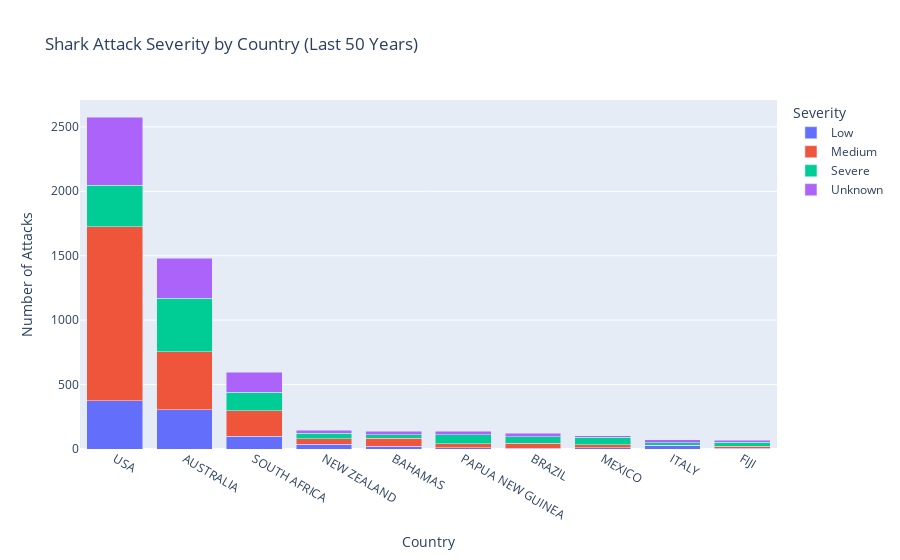

Source (notebook cell):
### Code cell
_ = severity_bar(
    df_50_last_years, "Country", top_n=10,
    title="Shark Attack Severity by Country (Last 50 Years)"
)

### Figure 1 — Plotly figure (JSON) as saved in the notebook; plotly's stock layout.template omitted (floating-point values rounded to 4 significant figures)
{"data": [{"alignmentgroup": "True", "hovertemplate": "Injury_Severity=Low<br>Country=%{x}<br>Attack_Count=%{y}<extra></extra>", "legendgroup": "Low", "marker": {"color": "#636efa", "pattern": {"shape": ""}}, "name": "Low", "offsetgroup": "Low", "orientation": "v", "showlegend": true, "textposition": "auto", "type": "bar", "x": ["USA", "AUSTRALIA", "SOUTH AFRICA", "NEW ZEALAND", "BAHAMAS", "PAPUA NEW GUINEA", "BRAZIL", "MEXICO", "ITALY", "FIJI"], "xaxis": "x", "y": [375, 303, 99, 38, 20, 10, 6, 9, 24, 4], "yaxis": "y"}, {"alignmentgroup": "True", "hovertemplate": "Injury_Severity=Medium<br>Country=%{x}<br>Attack_Count=%{y}<extra></extra>", "legendgroup": "Medium", "marker": {"color": "#EF553B", "pattern": {"shape": ""}}, "name": "Medium", "offsetgroup": "Medium", "orientation": "v", "showlegend": true, "textposition": "auto", "type": "bar", "x": ["USA", "AUSTRALIA", "SOUTH AFRICA", "NEW ZEALAND", "BAHAMAS", "PAPUA NEW GUINEA", "BRAZIL", "MEXICO", "ITALY", "FIJI"], "xaxis": "x", "y": [1351, 452, 196, 41, 64, 31, 38, 23, 7, 19], "yaxis": "y"}, {"alignmentgroup": "True", "hovertemplate": "Injury_Severity=Severe<br>Country=%{x}<br>Attack_Count=%{y}<extra></extra>", "legendgroup": "Severe", "marker": {"color": "#00cc96", "pattern": {"shape": ""}}, "name": "Severe", "offsetgroup": "Severe", "orientation": "v", "showlegend": true, "textposition": "auto", "type": "bar", "x": ["USA", "AUSTRALIA", "SOUTH AFRICA", "NEW ZEALAND", "BAHAMAS", "PAPUA NEW GUINEA", "BRAZIL", "MEXICO", "ITALY", "FIJI"], "xaxis": "x", "y": [322, 414, 147, 42, 27, 71, 51, 58, 16, 30], "yaxis": "y"}, {"alignmentgroup": "True", "hovertemplate": "Injury_Severity=Unknown<br>Country=%{x}<br>Attack_Count=%{y}<extra></extra>", "legendgroup": "Unknown", "marker": {"color": "#ab63fa", "pattern": {"shape": ""}}, "name": "Unknown", "offsetgroup": "Unknown", "orientation": "v", "showlegend": true, "textposition": "auto", "type": "bar", "x": ["USA", "AUSTRALIA", "SOUTH AFRICA", "NEW ZEALAND", "BAHAMAS", "PAPUA NEW GUINEA", "BRAZIL", "MEXICO", "ITALY", "FIJI"], "xaxis": "x", "y": [525, 312, 155, 23, 25, 24, 27, 14, 25, 14], "yaxis": "y"}], "layout": {"barmode": "stack", "legend": {"title": {"text": "Severity"}, "tracegroupgap": 0}, "title": {"text": "Shark Attack Severity by Country (Last 50 Years)"}, "xaxis": {"anchor": "y", "domain": [0, 1], "title": {"text": "Country"}}, "yaxis": {"anchor": "x", "domain": [0, 1], "title": {"text": "Number of Attacks"}}}}
